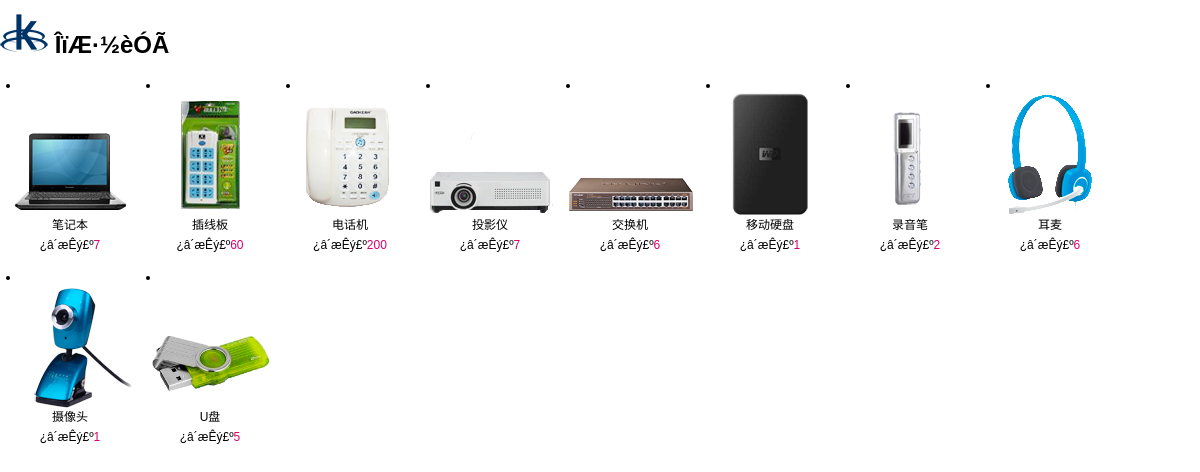
Screenshot of /borrowpage.php with the database file from the repository.
### tables this page shows
CREATE TABLE IF NOT EXISTS `items` (
  `iid` int(6) NOT NULL AUTO_INCREMENT,
  `img` varchar(32) NOT NULL DEFAULT '',
  `name` varchar(64) NOT NULL DEFAULT '',
  `description` text NOT NULL,
  `num` int(6) NOT NULL,
  `totalnum` int(4) NOT NULL,
  PRIMARY KEY (`iid`),
  UNIQUE KEY `img` (`img`)
);

### borrowpage.php (the view, shortened to what this page needs)
<!DOCTYPE html PUBLIC "-//W3C//DTD HTML 4.01 Transitional//EN" "http://www.w3.org/TR/html4/loose.dtd">
<html>
<head>
<link rel="stylesheet" type="text/css" href="css/item.css" />
<link rel="stylesheet" href="css/jquery-ui.css" />
</head>
<body>
<div id="title">
<h1><img src="img/images/kcc_icon.png" id="icon"> </h1>
</div>
<div class="itemall">
<?php
$result = mysql_query("SELECT * FROM items");
$i=0;
while ($row = mysql_fetch_assoc($result)) {
	$nd=$row['description'] ;
	$img=$row['img'];
	$name=$row['name'];
	$num=$row['num'];
	$i++;
	echo "
              <li class='item'>
              <div class='png'><img src='img/products/$img'
              alt=$nd
              width='128' height='128' class='pngfix' /> </div>
              <div class='itemname'>
              <input type='radio' name='itemname' value=$name id='itemname_r$i'>$name
              </div>
              <div><h5 class=item_num><font>¿â´æÊý£º</font>$num</h5></div>
              </li>";
}
?> </div>
</body>
</html>

### css/item.css (style rules this page uses)
body { font-family: Verdana, Arial, sans-serif ; ; background-color:#ffffff; background-repeat: no-repeat; background-position: center top; font-size: 12px; line-height: 12px; overflow: hidden; margin: 0px; padding: 0px; }
#title { width: auto; height: 39px; line-height: 39px; margin: 0px 0px 20px 0px; }
.itemall { psition: relative; left: 0px; bordor: 0px solid #000; width: auto; margin: 0px auto; }
.item { float: left; border: 0px solid red; width: auto; height: 100%; margin: 6px; }
.png { margin: 0px auto; border: 0px solid; }
.item_num { text-align: center; color: #d8006f; border: 0px solid #000; margin: 8px auto; font-size: 12px; font-weight: lighter; }
.item_num font { text-align: center; color: #000; border: 0px solid #000; margin: 8px auto; font-size: 12px; font-weight: lighter; }
.itemname { text-align: center; border: 0px solid #000; margin: 0px auto; }
h1 { font-size: 2em; margin: .6em 0; }

### rows the page displays
items: img (picture), name "笔记本", num "7"
items: img (picture), name "插线板", num "60"
items: img (picture), name "电话机", num "200"
items: img (picture), name "投影仪", num "7"
items: img (picture), name "交换机", num "6"
items: img (picture), name "移动硬盘", num "1"
items: img (picture), name "录音笔", num "2"
items: img (picture), name "耳麦", num "6"
items: img (picture), name "摄像头", num "1"
items: img (picture), name "U盘", num "5"
